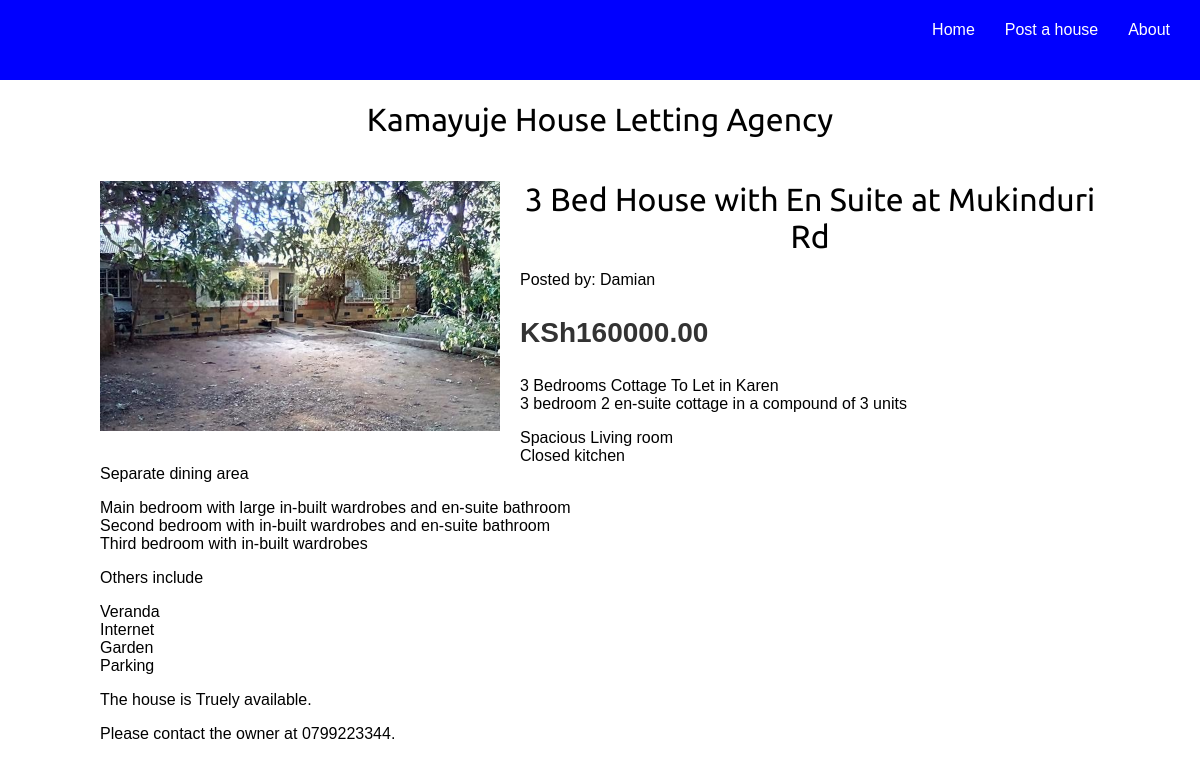
Screenshot of /9/3-bed-house-with-en-suite-at-mukinduri-rd/ with the database file from the repository.
### Houses/models.py (models this page shows, shortened)
class House_Details(models.Model):
    user = models.ForeignKey(User,
                             related_name='houses',
                             on_delete=models.CASCADE)
    location = models.ForeignKey(House_Location,
                                 on_delete=models.CASCADE)
    title = models.CharField(max_length=255)
    slug = models.SlugField(max_length=155, unique=True)
    thumbnail = models.ImageField(upload_to='img')
    description = models.TextField(max_length=1000)
    monthly_rent = models.DecimalField(max_digits=10,
                                       decimal_places=2)
    available = models.BooleanField(default=True)
    owners_contact = models.DecimalField(max_digits=10,
                                         decimal_places=0)
    posted = models.DateTimeField(auto_now_add=True)
    updated = models.DateTimeField(auto_now=True)
    class Meta:
        ordering = ['-posted']

### Houses/views.py (the view)
# urls.py: path('<int:id>/<slug:slug>/', views.house_detail,
def house_detail(request, id, slug):
    house = get_object_or_404(House_Details,
                              id=id,
                              slug=slug,
                              available=True)
    return render(request,
                  'houses/house_detail.html',
                  {'house': house})

### Houses/templates/houses/house_detail.html (shortened to what this page needs)
{% extends 'Agency/base.html' %}
{% load static %}
{% block content %}
    <div class="product-detail">
        {% if house.thumbnail %}
            <img src="{{ house.thumbnail.url }}"> {% else %}{% static "img/no_image.png" %}
        {% endif %}
        <h1>{{ house.title }}</h1>
        <p>Posted by: {{ house.user }}</p>
        <p class="price">KSh{{ house.monthly_rent }}</p>
        {{ house.description|linebreaks }}
        <p>The house is {{ house.available }}ly available.</p>
        <p>Please contact the owner at 0{{ house.owners_contact }}.</p>
    </div>
{% endblock %}

### Agency/static/css/base.css (style rules this page uses)
body { margin:0; padding:0; font-family:helvetica, sans-serif; }
h1, h2, h3, h4, h5 , h6 { font-family: 'Ubuntu', sans-serif; font-weight:normal; }
.product-detail { text-align:justify; }
.product-detail .price { color:#333; font-size:28px; font-weight:bold; }
.product-detail img { width:40%; float:left; padding:0 20px 20px 0; }
.product-detail h1 { margin-bottom:0; }
h1, h3 { text-align: center; }

### rows the page displays
House_Details: thumbnail (picture), title "3 Bed House with En Suite at Mukinduri Rd", user "Damian", monthly_rent "160000.00", description "3 Bedrooms Cottage To Let in Karen 3 bedroom 2 en-suite cottage in a compound of 3 units Spacious Living room Closed kitchen Separate dining area Main bedroom with large in-built wardrobes and en-suite bathroom Second bedroom with in-built wardrobes and en-suite bathroom Third bedroom with in-built wardrobes Others include Veranda Internet Garden Parking", available "True", owners_contact "799223344"
